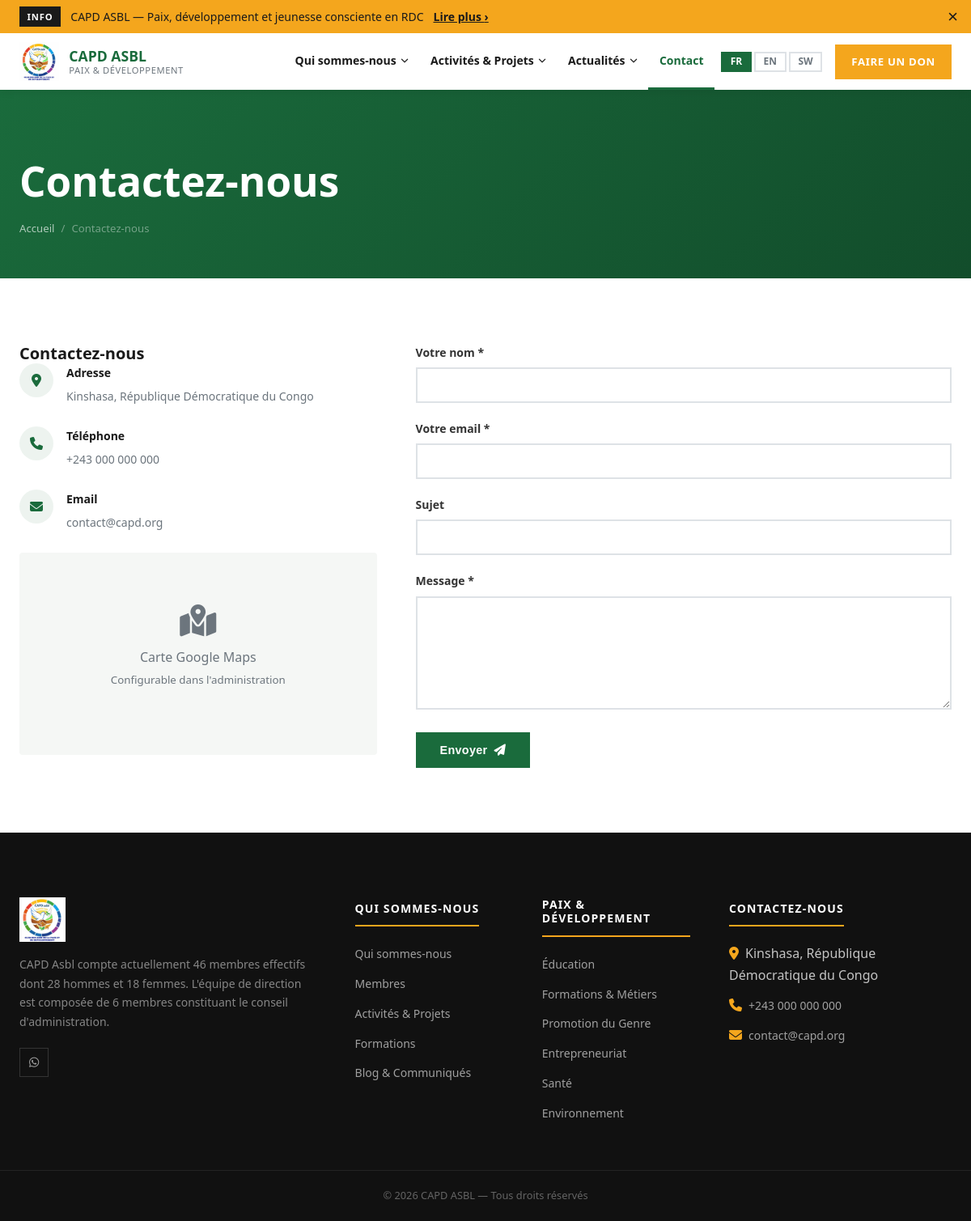
The page /contact.php on the database its author committed.
### tables this page shows
CREATE TABLE settings (
    id INT AUTO_INCREMENT PRIMARY KEY,
    setting_key VARCHAR(100) NOT NULL UNIQUE,
    setting_value TEXT,
    updated_at TIMESTAMP DEFAULT CURRENT_TIMESTAMP ON UPDATE CURRENT_TIMESTAMP
);

### helpers.php (called while the page is built, shortened)
<?php
function getLang(): string {
    return $_SESSION['lang'] ?? DEFAULT_LANG;
}
function t(string $key): string {
    static $strings = null;
    if ($strings === null) {
        $lang = getLang();
        $file = __DIR__ . "/lang/{$lang}.php";
        $strings = file_exists($file) ? require $file : require __DIR__ . '/lang/fr.php';
    }
    return $strings[$key] ?? $key;
}
function e(string $str): string {
    return htmlspecialchars($str, ENT_QUOTES, 'UTF-8');
}
function activeClass(string $page): string {
    $current = basename($_SERVER['PHP_SELF'], '.php');
    return $current === $page ? 'active' : '';
}

### db.php (called while the page is built, shortened)
<?php
function db(): mysqli {
    static $conn = null;
    if ($conn === null) {
        $conn = new mysqli(DB_HOST, DB_USER, DB_PASS, DB_NAME);
        $conn->set_charset('utf8mb4');
    }
    return $conn;
}
function _buildTypes(array $params): string {
    $types = '';
    foreach ($params as $v) {
        if (is_int($v) || is_bool($v))   $types .= 'i';
        elseif (is_float($v))            $types .= 'd';
        else                             $types .= 's';
    }
    return $types;
}
function query(string $sql, $typesOrParams = '', array $params = []) {
    $db = db();
    if (is_array($typesOrParams)) {
        $params = $typesOrParams;
        $types  = _buildTypes($params);
    } else {
        $types = $typesOrParams;
        if ($types === '' && count($params) > 0) {
            $types = _buildTypes($params);
        }
    }
    if ($types !== '' && count($params) > 0) {
        $stmt = $db->prepare($sql);
        $stmt->bind_param($types, ...$params);
        if (!$stmt->execute()) {
            _dbError('Execute failed', $stmt->error);
        }
        $result = $stmt->get_result();
        return $result !== false ? $result : true;
    }
    $result = $db->query($sql);
    return $result;
}
function fetchOne(string $sql, $typesOrParams = '', array $params = []): ?array {
    $result = query($sql, $typesOrParams, $params);
    if ($result instanceof mysqli_result) {
        return $result->fetch_assoc() ?: null;
    }
    return null;
}
function getSetting(string $key): string {
    $row = fetchOne("SELECT setting_value FROM settings WHERE setting_key = ?", [$key]);
    return $row['setting_value'] ?? '';
}

### contact.php (the view, shortened to what this page needs)
<?php
require_once 'helpers.php';
require_once 'db.php';
require_once 'includes/header.php';
$address  = getSetting('address_' . getLang()) ?: getSetting('address_fr');
$phone    = getSetting('phone');
$email_s  = getSetting('site_email');
$mapEmbed = getSetting('google_maps_embed');
?>
<div class="page-hero">
  <div class="container">
    <h1><?= t('contact_title') ?></h1>
    <nav class="breadcrumb" aria-label="Fil d'Ariane">
      <a href="<?= BASE_URL ?>"><?= t('nav_home') ?></a>
      <span>/</span><span><?= t('contact_title') ?></span>
    </nav>
  </div>
</div>
<section class="section">
  <div class="container">
    <div class="contact-grid">
      <div>
        <h3><?= t('contact_title') ?></h3>
        <?php if ($address): ?>
        <div class="contact-item">
          <i class="fas fa-map-marker-alt" aria-hidden="true"></i>
          <div><strong>Adresse</strong><span><?= e($address) ?></span></div>
        </div>
        <?php endif; ?>
        <?php if ($phone): ?>
        <div class="contact-item">
          <i class="fas fa-phone" aria-hidden="true"></i>
          <div><strong>Téléphone</strong><span><a href="tel:<?= e($phone) ?>"><?= e($phone) ?></a></span></div>
        </div>
        <?php endif; ?>
        <?php if ($email_s): ?>
        <div class="contact-item">
          <i class="fas fa-envelope" aria-hidden="true"></i>
          <div><strong>Email</strong><span><a href="mailto:<?= e($email_s) ?>"><?= e($email_s) ?></a></span></div>
        </div>
        <?php endif; ?>
        <?php if ($mapEmbed): ?>
        <div class="map-embed">
          <?= $mapEmbed ?>
        </div>
        <?php else: ?>
        <div class="map-embed" style="background:var(--light);height:250px;display:flex;align-items:center;justify-content:center;border-radius:var(--radius)">
          <div style="text-align:center;color:var(--gray)">
            <i class="fas fa-map-marked-alt" style="font-size:2.5rem;margin-bottom:.75rem" aria-hidden="true"></i>
            <p>Carte Google Maps<br><small>Configurable dans l'administration</small></p>
          </div>
        </div>
        <?php endif; ?>
      </div>
      <div>
        <form method="POST" action="contact.php" novalidate>
          <div class="form-group">
            <label for="name"><?= t('contact_name') ?> *</label>
            <input type="text" id="name" name="name" class="form-control" required
                   value="<?= e($_POST['name'] ?? '') ?>" autocomplete="name">
          </div>
          <div class="form-group">
            <label for="email"><?= t('contact_email') ?> *</label>
            <input type="email" id="email" name="email" class="form-control" required
                   value="<?= e($_POST['email'] ?? '') ?>" autocomplete="email">
          </div>
          <div class="form-group">
            <label for="subject"><?= t('contact_subject') ?></label>
            <input type="text" id="subject" name="subject" class="form-control"
                   value="<?= e($_POST['subject'] ?? '') ?>">
          </div>
          <div class="form-group">
            <label for="message"><?= t('contact_message') ?> *</label>
            <textarea id="message" name="message" class="form-control" required><?= e($_POST['message'] ?? '') ?></textarea>
          </div>
          <button type="submit" class="btn btn-primary"><?= t('contact_send') ?> <i class="fas fa-paper-plane" aria-hidden="true"></i></button>
        </form>
      </div>
    </div>
  </div>
</section>
<?php require_once 'includes/footer.php'; ?>

### includes/header.php (shortened to what this page needs)
<?php
require_once __DIR__ . '/../helpers.php';
require_once __DIR__ . '/../db.php';
$siteName = getSetting('site_name') ?: 'CAPD ASBL';
$currentLang = getLang();
?>
<!DOCTYPE html>
<html lang="<?= $currentLang ?>">
<head>
  <link rel="stylesheet" href="https://cdnjs.cloudflare.com/ajax/libs/font-awesome/6.5.0/css/all.min.css">
  <link rel="stylesheet" href="<?= BASE_URL ?>/assets/css/style.css">
</head>
<body>
<div class="announce-bar" id="announceBar">
  <div class="announce-inner">
    <span class="announce-tag">INFO</span>
    <span>CAPD ASBL — Paix, développement et jeunesse consciente en RDC</span>
    <a href="<?= BASE_URL ?>/about.php"><?= t('read_more') ?> &rsaquo;</a>
  </div>
  <button class="announce-close" onclick="document.getElementById('announceBar').style.display='none'" aria-label="Fermer">&times;</button>
</div>
<nav class="navbar" id="mainNavbar" role="navigation" aria-label="Navigation principale">
  <div class="navbar-inner">
    <a href="<?= BASE_URL ?>" class="navbar-brand">
      <img src="<?= BASE_URL ?>/images/logo-capd-300x292.png" alt="<?= e($siteName) ?> logo">
      <div class="brand-text">
        <span class="brand-name"><?= e($siteName) ?></span>
        <span class="brand-sub">Paix &amp; Développement</span>
      </div>
    </a>
    <ul class="navbar-nav desktop-nav" role="list">
      <li class="nav-item has-dropdown">
        <a href="<?= BASE_URL ?>/about.php" class="nav-link <?= activeClass('about') ?>">
          <?= t('nav_about') ?> <i class="fas fa-chevron-down nav-arrow"></i>
        </a>
      </li>
      <li class="nav-item has-dropdown">
        <a href="<?= BASE_URL ?>/activities.php" class="nav-link <?= activeClass('activities') ?>">
          <?= t('nav_activities') ?> <i class="fas fa-chevron-down nav-arrow"></i>
        </a>
      </li>
      <li class="nav-item has-dropdown">
        <a href="<?= BASE_URL ?>/blog.php" class="nav-link <?= activeClass('blog') ?>">
          Actualités <i class="fas fa-chevron-down nav-arrow"></i>
        </a>
      </li>
      <li class="nav-item">
        <a href="<?= BASE_URL ?>/contact.php" class="nav-link <?= activeClass('contact') ?>"><?= t('nav_contact') ?></a>
      </li>
      <li class="nav-item nav-lang-desktop">
        <div class="lang-switcher">
          <?php foreach (LANGUAGES as $code => $label): ?>
            <a href="?lang=<?= $code ?>"
               class="<?= $currentLang === $code ? 'active' : '' ?>"
               hreflang="<?= $code ?>"
               aria-label="<?= $label ?>">
              <?= strtoupper($code) ?>
            </a>
          <?php endforeach; ?>
        </div>
      </li>
    </ul>
    <div class="navbar-right">
      <a href="<?= BASE_URL ?>/donate.php" class="btn-donate"><?= t('nav_donate') ?></a>
    </div>
  </div>
</nav>

### includes/footer.php (shortened to what this page needs)
<?php
$phone     = getSetting('phone');
$email_f   = getSetting('site_email');
$address   = getSetting('address_' . getLang()) ?: getSetting('address_fr');
?>
<footer class="footer" role="contentinfo">
  <div class="container">
    <div class="footer-grid">
      <div class="footer-brand">
        <img src="<?= BASE_URL ?>/images/logo-capd-300x292.png" alt="CAPD ASBL">
        <p><?= t('about_members_summary') ?></p>
        <div class="footer-social">
          <?php if ($phone): ?><a href="https://wa.me/<?= preg_replace('/\D/', '', $phone) ?>" target="_blank" rel="noopener" aria-label="WhatsApp"><i class="fab fa-whatsapp"></i></a><?php endif; ?>
        </div>
      </div>
      <div>
        <h4><?= t('nav_about') ?></h4>
        <ul>
          <li><a href="<?= BASE_URL ?>/about.php"><?= t('nav_about') ?></a></li>
          <li><a href="<?= BASE_URL ?>/members.php"><?= t('nav_members') ?></a></li>
          <li><a href="<?= BASE_URL ?>/activities.php"><?= t('nav_activities') ?></a></li>
          <li><a href="<?= BASE_URL ?>/formations.php"><?= t('nav_formations') ?></a></li>
          <li><a href="<?= BASE_URL ?>/blog.php"><?= t('nav_blog') ?></a></li>
        </ul>
      </div>
      <div>
        <h4><?= t('domain_paix') ?></h4>
        <ul>
          <li><a href="#"><?= t('domain_education') ?></a></li>
          <li><a href="#"><?= t('domain_formations') ?></a></li>
          <li><a href="#"><?= t('domain_genre') ?></a></li>
          <li><a href="#"><?= t('domain_entrepreneuriat') ?></a></li>
          <li><a href="#"><?= t('domain_sante') ?></a></li>
          <li><a href="#"><?= t('domain_environnement') ?></a></li>
        </ul>
      </div>
      <div>
        <h4><?= t('contact_title') ?></h4>
        <ul>
          <?php if ($address): ?>
          <li><i class="fas fa-map-marker-alt" style="color:var(--accent);margin-right:.5rem"></i><?= e($address) ?></li>
          <?php endif; ?>
          <?php if ($phone): ?>
          <li><i class="fas fa-phone" style="color:var(--accent);margin-right:.5rem"></i><a href="tel:<?= e($phone) ?>"><?= e($phone) ?></a></li>
          <?php endif; ?>
          <?php if ($email_f): ?>
          <li><i class="fas fa-envelope" style="color:var(--accent);margin-right:.5rem"></i><a href="mailto:<?= e($email_f) ?>"><?= e($email_f) ?></a></li>
          <?php endif; ?>
        </ul>
      </div>
    </div>
  </div>
  <div class="footer-bottom">
    <div class="container">
      &copy; <?= date('Y') ?> <?= e($siteName) ?> — <?= t('footer_rights') ?>
    </div>
  </div>
</footer>
</body>
</html>

### rows shown on the page
settings: setting_value "CAPD ASBL"
settings: setting_value "Kinshasa, République Démocratique du Congo"
settings: setting_value "+243 000 000 000"
settings: setting_value "contact@capd.org"

### other values the page prints
t('read_more') "Lire plus"
t('nav_about') "Qui sommes-nous"
t('nav_activities') "Activités & Projets"
t('nav_contact') "Contact"
$code "FR"
$code "EN"
$code "SW"
t('nav_donate') "FAIRE UN DON"
t('contact_title') "Contactez-nous"
t('nav_home') "Accueil"
t('contact_name') "Votre nom"
t('contact_email') "Votre email"
t('contact_subject') "Sujet"
t('contact_message') "Message"
t('contact_send') "Envoyer"
